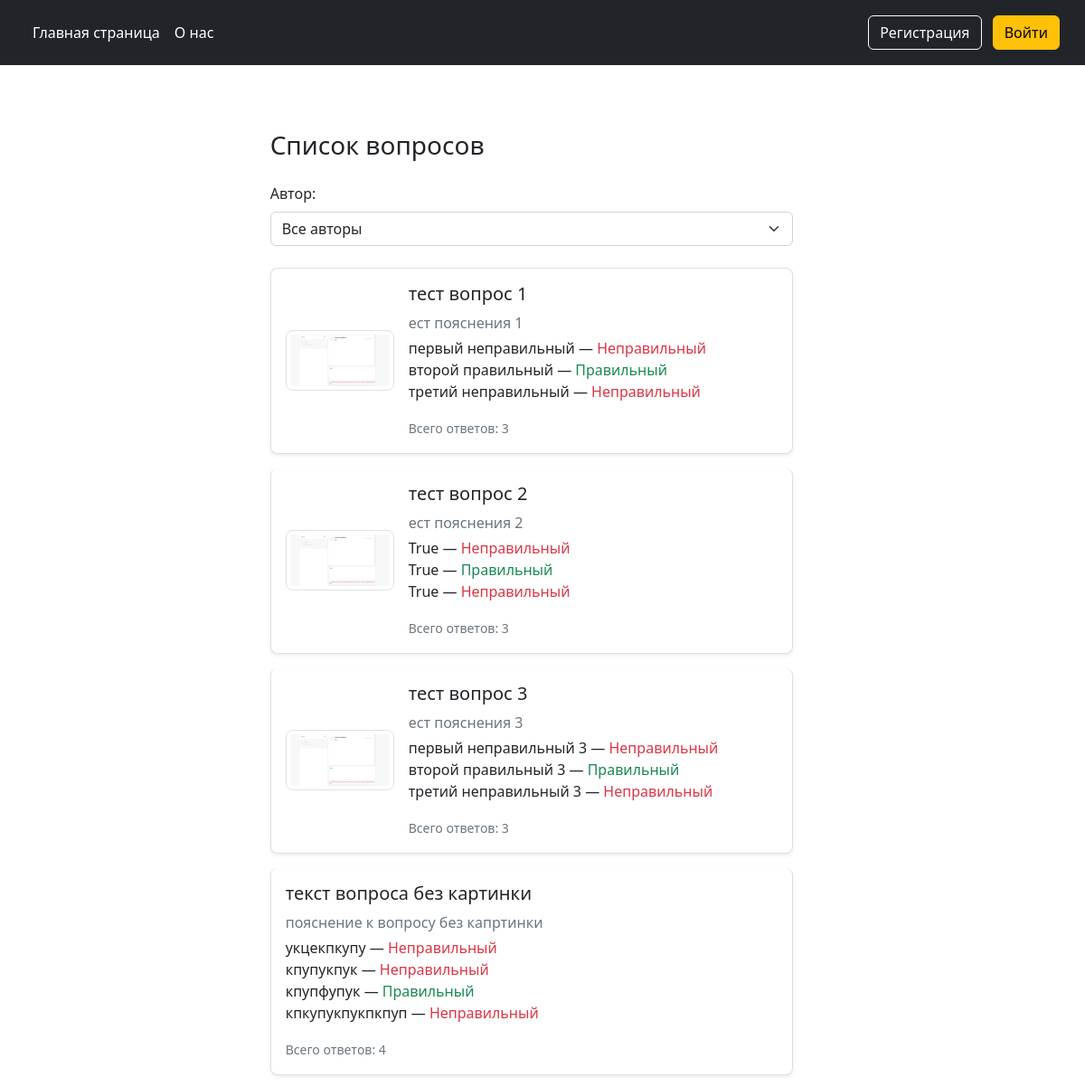
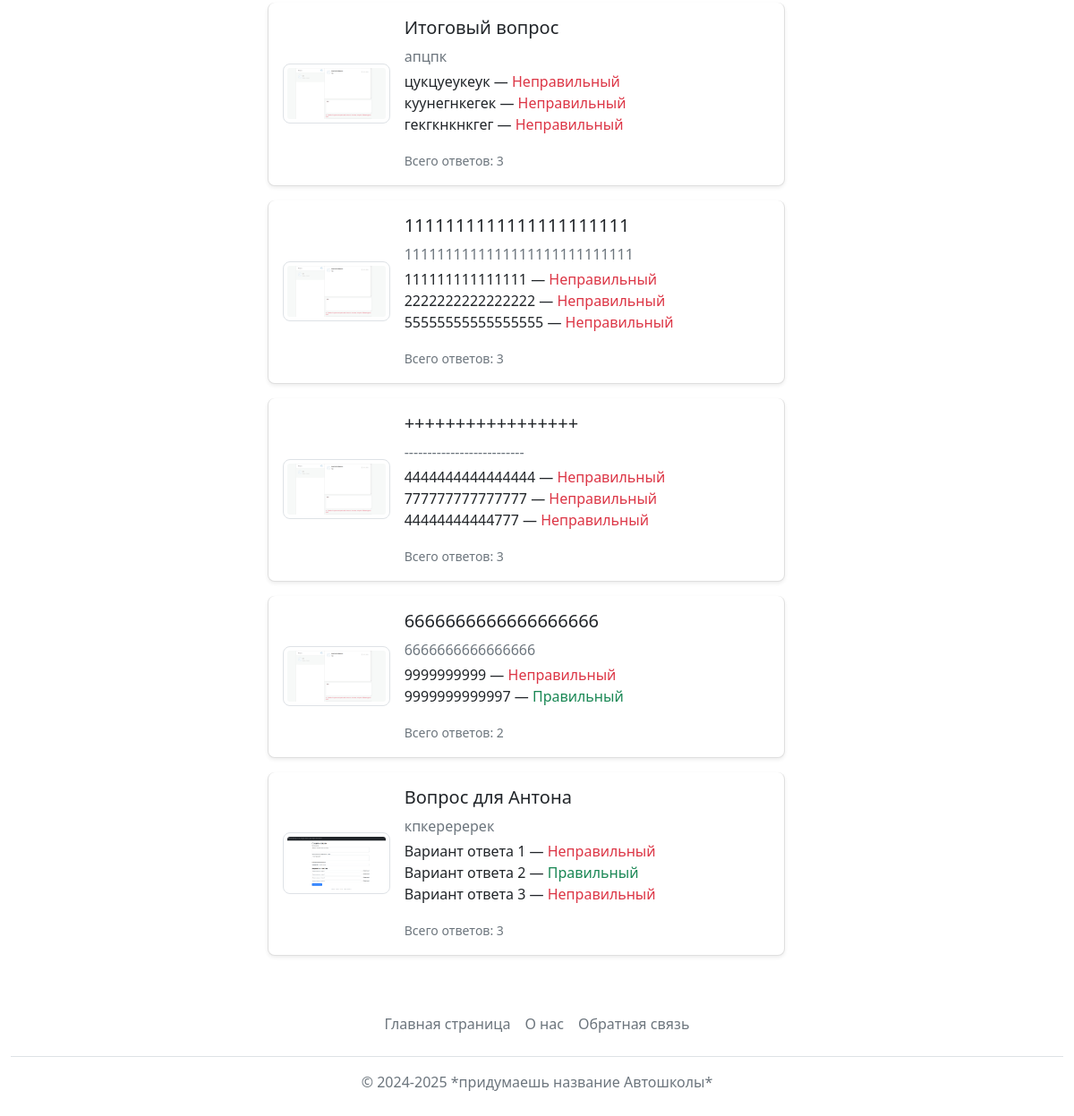
Screenshot of /tests/view_questions/ with the database file from the repository (2 pictures, top to bottom).
### tests/models.py (models this page shows, shortened)
class Question(models.Model):
    question_text = models.TextField(verbose_name='Текст вопроса')
    explanation = models.TextField(verbose_name='Текст пояснения к правильному ответу', blank=True, null=True)
    author = models.ForeignKey(TeacherProfile, on_delete=models.SET_NULL, blank=True, null=True, related_name='questions', verbose_name='Автор вопроса')
    question_image = models.ImageField(upload_to='questions/', blank=True, null=True, verbose_name='Изображение')

class Answer(models.Model):
    question = models.ForeignKey(Question, on_delete=models.CASCADE, related_name='answers')
    answer_text = models.CharField(verbose_name='Текст ответа', max_length=255)
    is_correct = models.BooleanField(default=False, verbose_name='Правильный ли ответ')

### tests/views.py (the view)
# urls.py: path('view_questions/', view_questions, name='view_questions'),
def view_questions(request):
    teacher = request.GET.get('author')
    if teacher:
        if teacher == 'deleted_authors':
            questions = Question.objects.filter(author_id=None).prefetch_related('answers')
        else:
            questions = Question.objects.filter(author_id=teacher).prefetch_related('answers')
    else:
        questions = Question.objects.prefetch_related('answers').all()
    authors = TeacherProfile.objects.all()
    context = {
        'title': 'Просмотр вопросов',
        'questions': questions,
        'authors': authors
    }
    return render(request, 'view_questions.html', context=context)

### general_info/context_processors.py (called while the page is built)
def doc_count_processor(request):
    try:
        if request.user.manager_profile:
            document_count = len(DocumentsAdmission.objects.filter(verified=False))
            return {'document_count': document_count}
    except Exception:
        return {}

### tests/templates/view_questions.html (shortened to what this page needs)
{% extends 'base.html' %}
{% block content %}
<div class="container mt-5">
    <h2 class="h3 mb-4 fw-normal">Список вопросов</h2>
    <form method="get" class="mb-4">
 <label for="author" class="form-label">Автор:</label>
    <select id="author" name="author" class="form-select" onchange="this.form.submit()">
        <option value="">Все авторы</option>
    </select>
    </form>
    <div class="list-group">
        {% for question in questions %}
        <a href="{% url 'question_detail' question.pk %}" class="list-group-item list-group-item-action mb-3 p-3 shadow-sm"
           style="transition: box-shadow 0.3s ease, transform 0.3s ease; border-radius: 8px;">
            <div class="d-flex align-items-center">
                {% if question.question_image %}
                    <img src="{{ question.question_image.url }}" alt="Изображение вопроса"
                         class="img-thumbnail me-3" style="width: 120px; height: auto; border-radius: 8px;">
                {% endif %}
                <div class="flex-grow-1">
                    <h5 class="mb-2">{{ question.question_text }}</h5>
                    <p class="mb-1 text-muted">{{ question.explanation|truncatewords:10 }}</p>
                    <ul class="list-unstyled">
                        {% for answer in question.answers.all %}
                            <li>
                                {{ answer.answer_text }} —
                                <span class="{{ answer.is_correct|yesno:'text-success,text-danger' }}">
                                    {{ answer.is_correct|yesno:'Правильный,Неправильный' }}
                                </span>
                            </li>
                        {% endfor %}
                    </ul>
                    <small class="text-muted">Всего ответов: {{ question.answers.count }}</small>
                </div>
            </div>
        </a>
        {% endfor %}
    </div>
</div>
{% endblock %}

### templates/base.html (shortened to what this page needs)
<!doctype html>
<html lang="ru">
<head>
    <link href="https://cdn.jsdelivr.net/npm/bootstrap@5.2.2/dist/css/bootstrap.min.css" rel="stylesheet"
>
</head>
<body>
<header class="p-3 bg-dark text-white">
    <div class="container-fluid">
        <div class="d-flex flex-wrap align-items-center justify-content-center justify-content-lg-start">
            <ul class="nav col-12 col-lg-auto me-lg-auto mb-2 justify-content-center mb-md-0">
                <li><a href="{% url 'general' %}" class="nav-link px-2 text-white">Главная страница</a></li>
                <li><a href="{% url 'about_us' %}" class="nav-link px-2 text-white">О нас</a></li>
            </ul>
            <div class="text-end">
                {% if user.is_authenticated %}
                <div class="btn btn-outline-light me-2">{{ user }}</div>
                <a href="{% url 'logout_user' %}" type="button" class="btn btn-warning">Выйти</a>
                {% else %}
                <a href="{% url 'registration' %}" type="button" class="btn btn-outline-light me-2">Регистрация</a>
                <a href="{% url 'login_user' %}" type="button" class="btn btn-warning">Войти</a>
                {% endif %}
            </div>
        </div>
    </div>
</header>
<div class="container-fluid mt-4 col-md-8">
    <div class="row container d-flex align-items-center justify-content-center">
        <div class="col-md-10">
            {% block content %}{% endblock %}
        </div>
    </div>
</div>
<div class="container-fluid">
    <footer class="py-3 my-4">
        <ul class="nav justify-content-center border-bottom pb-3 mb-3">
            <li class="nav-item"><a href="{% url 'general' %}" class="nav-link px-2 text-muted">Главная страница</a>
            </li>
            <li class="nav-item"><a href="{% url 'about_us' %}" class="nav-link px-2 text-muted">О нас</a>
            </li>
            <li class="nav-item"><a href="" class="nav-link px-2 text-muted">Обратная связь</a>
            </li>
        </ul>
        <p class="text-center text-muted">© 2024-2025 *придумаешь название Автошколы*</p>
    </footer>
</div>
</body>
</html>

### rows the page displays
Question: question_image (picture), question_text "тест вопрос 1", explanation "ест пояснения 1", answers.count "3"
Answer: answer_text "первый неправильный", is_correct "Неправильный"
Answer: answer_text "второй правильный", is_correct "Правильный"
Answer: answer_text "третий неправильный", is_correct "Неправильный"
Question: question_image (picture), question_text "тест вопрос 2", explanation "ест пояснения 2", answers.count "3"
Answer: answer_text "True", is_correct "Неправильный"
Answer: answer_text "True", is_correct "Правильный"
Answer: answer_text "True", is_correct "Неправильный"
Question: question_image (picture), question_text "тест вопрос 3", explanation "ест пояснения 3", answers.count "3"
Answer: answer_text "первый неправильный 3", is_correct "Неправильный"
Answer: answer_text "второй правильный 3", is_correct "Правильный"
Answer: answer_text "третий неправильный 3", is_correct "Неправильный"
Question: question_text "текст вопроса без картинки", explanation "пояснение к вопросу без капртинки", answers.count "4"
Answer: answer_text "укцекпкупу", is_correct "Неправильный"
Answer: answer_text "кпупукпук", is_correct "Неправильный"
Answer: answer_text "кпупфупук", is_correct "Правильный"
Answer: answer_text "кпкупукпукпкпуп", is_correct "Неправильный"
Question: question_image (picture), question_text "Итоговый вопрос", explanation "апцпк", answers.count "3"
Answer: answer_text "цукцуеукеук", is_correct "Неправильный"
Answer: answer_text "куунегнкегек", is_correct "Неправильный"
Answer: answer_text "гекгкнкнкгег", is_correct "Неправильный"
Question: question_image (picture), question_text "1111111111111111111111", explanation "1111111111111111111111111111", answers.count "3"
Answer: answer_text "111111111111111", is_correct "Неправильный"
Answer: answer_text "2222222222222222", is_correct "Неправильный"
Answer: answer_text "55555555555555555", is_correct "Неправильный"
Question: question_image (picture), question_text "+++++++++++++++++", explanation "--------------------------", answers.count "3"
Answer: answer_text "4444444444444444", is_correct "Неправильный"
Answer: answer_text "777777777777777", is_correct "Неправильный"
Answer: answer_text "44444444444777", is_correct "Неправильный"
Question: question_image (picture), question_text "6666666666666666666", explanation "6666666666666666", answers.count "2"
Answer: answer_text "9999999999", is_correct "Неправильный"
Answer: answer_text "9999999999997", is_correct "Правильный"
Question: question_image (picture), question_text "Вопрос для Антона", explanation "кпкереререк", answers.count "3"
Answer: answer_text "Вариант ответа 1", is_correct "Неправильный"
Answer: answer_text "Вариант ответа 2", is_correct "Правильный"
Answer: answer_text "Вариант ответа 3", is_correct "Неправильный"
